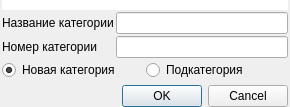
<?xml version="1.0" encoding="UTF-8"?>
<ui version="4.0">
 <class>Dialog</class>
 <widget class="QDialog" name="Dialog">
  <property name="geometry">
   <rect>
    <x>0</x>
    <y>0</y>
    <width>290</width>
    <height>107</height>
   </rect>
  </property>
  <property name="windowTitle">
   <string>Добавление категории</string>
  </property>
  <layout class="QGridLayout" name="gridLayout">
   <property name="leftMargin">
    <number>2</number>
   </property>
   <property name="topMargin">
    <number>0</number>
   </property>
   <property name="rightMargin">
    <number>2</number>
   </property>
   <property name="bottomMargin">
    <number>0</number>
   </property>
   <property name="spacing">
    <number>2</number>
   </property>
   <item row="3" column="0" colspan="2">
    <layout class="QHBoxLayout" name="horizontalLayout">
     <item>
      <widget class="QRadioButton" name="rb_new">
       <property name="text">
        <string>Новая категория</string>
       </property>
       <property name="checked">
        <bool>true</bool>
       </property>
      </widget>
     </item>
     <item>
      <widget class="QRadioButton" name="rb_old">
       <property name="text">
        <string>Подкатегория</string>
       </property>
      </widget>
     </item>
    </layout>
   </item>
   <item row="1" column="1">
    <widget class="QLineEdit" name="le_name"/>
   </item>
   <item row="5" column="1">
    <widget class="QDialogButtonBox" name="buttonBox">
     <property name="orientation">
      <enum>Qt::Horizontal</enum>
     </property>
     <property name="standardButtons">
      <set>QDialogButtonBox::Cancel|QDialogButtonBox::Ok</set>
     </property>
    </widget>
   </item>
   <item row="4" column="0">
    <spacer name="verticalSpacer">
     <property name="orientation">
      <enum>Qt::Vertical</enum>
     </property>
     <property name="sizeHint" stdset="0">
      <size>
       <width>20</width>
       <height>40</height>
      </size>
     </property>
    </spacer>
   </item>
   <item row="1" column="0">
    <widget class="QLabel" name="lb_name">
     <property name="text">
      <string>Название категории</string>
     </property>
    </widget>
   </item>
   <item row="0" column="0" colspan="2">
    <widget class="QWidget" name="widget" native="true">
     <property name="minimumSize">
      <size>
       <width>0</width>
       <height>10</height>
      </size>
     </property>
     <property name="styleSheet">
      <string notr="true">background-color: rgb(255, 255, 255);</string>
     </property>
    </widget>
   </item>
   <item row="2" column="0">
    <widget class="QLabel" name="label">
     <property name="text">
      <string>Номер категории</string>
     </property>
    </widget>
   </item>
   <item row="2" column="1">
    <widget class="QLineEdit" name="le_position">
     <property name="text">
      <string/>
     </property>
    </widget>
   </item>
  </layout>
 </widget>
 <resources/>
 <connections>
  <connection>
   <sender>buttonBox</sender>
   <signal>accepted()</signal>
   <receiver>Dialog</receiver>
   <slot>accept()</slot>
   <hints>
    <hint type="sourcelabel">
     <x>287</x>
     <y>71</y>
    </hint>
    <hint type="destinationlabel">
     <x>157</x>
     <y>79</y>
    </hint>
   </hints>
  </connection>
  <connection>
   <sender>buttonBox</sender>
   <signal>rejected()</signal>
   <receiver>Dialog</receiver>
   <slot>reject()</slot>
   <hints>
    <hint type="sourcelabel">
     <x>287</x>
     <y>77</y>
    </hint>
    <hint type="destinationlabel">
     <x>286</x>
     <y>79</y>
    </hint>
   </hints>
  </connection>
 </connections>
</ui>
